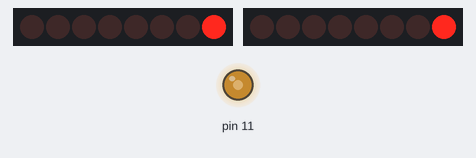
Bench run of a sketch on a simulated Arduino Uno, built with avr-gcc and run on an emulated ATmega328P. Shown: 2 × 8 port-expander outputs drawn as a row of LEDs (first output left, lit = HIGH), output pins drawn as LEDs (lit = HIGH). Wiring (inferred from the names in the program): PCF8574 port expander at I2C address 0x3C; PCF8574 port expander at I2C address 0x3D. Wiring (inferred from the signals the program sends): 2 × row of LEDs: on Q0, Q1, Q2, Q3, Q4, Q5, Q6, Q7 / on Q0, Q1, Q2, Q3, Q4, Q5, Q6, Q7.

Above: at 0.28 s.
At 9.48 s:
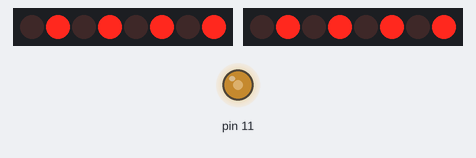
At 18.68 s:
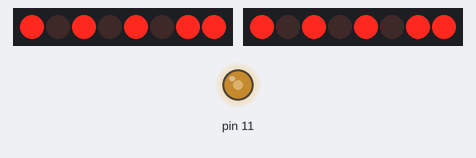
At 38.45 s:
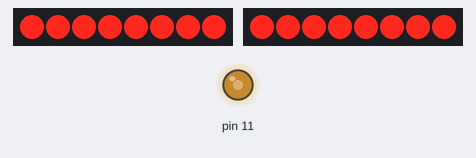
Timing chart, 0 to 40.0 s (numbered marks = the images above):
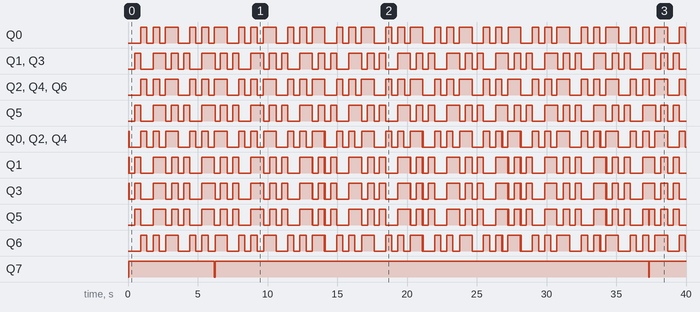

Measured:
- by itself, Q0: moves between LOW and HIGH, repeating every 3.5 s
- by itself, Q1, Q3, Q5: repeats every 3.5 s: LOW 0.88 s, HIGH 0.93 s, LOW 0.39 s, HIGH 0.49 s, LOW 0.39 s, HIGH 0.44 s
- by itself, Q2, Q4, Q6: repeats every 3.5 s: LOW 0.44 s, HIGH 0.47 s, LOW 0.41 s, HIGH 0.93 s, LOW 0.83 s, HIGH 0.44 s
- by itself, Q5: LOW → HIGH at 0.48 s, → LOW 0.44 s later, → HIGH 0.88 s later, → LOW 0.93 s later, … (84 changes in this stretch)
- by itself, Q6: LOW → HIGH at 0.92 s, → LOW 0.44 s later, → HIGH 0.44 s later, → LOW 0.44 s later, … (78 changes in this stretch)
- by itself, Q7: goes HIGH 6.1 s, LOW 0.06 s, HIGH 31.1 s, LOW 0.05 s, then HIGH

The sketch:

BE1801_LCD_LONG.ino
```cpp
// Becker Bavaria Proffesional C BE1801 LCD tester
// Pinout panel:
//          + SAFE LED . . NC
//        GND SAFE LED . . +12V backlight LED
//                 SDA . . -3.5V LCD negative power supply
//                 SCL . . GND LCD backlight LED
//   INT from Keyboard . . IR or Photodiode
//                 GND . . NC
//   Vref for Keyboard . . NC
//           +5V power . . +12V keyboard backlight LED

#include <Wire.h>

byte SmallLCD = 0x3D;
byte LongLCD = 0x3C;

byte x = 0;
byte y = 0;
byte z = 0;
short time = 400;


void setup() {
  Wire.begin();

  //////////////////////////////////////////////////////////////////////// initialization LCD
  Wire.beginTransmission(LongLCD);
  Wire.write(0xD5);
  Wire.write(0xFC);
  Wire.write(0xF0);
  Wire.write(0x60);
  Wire.endTransmission();

  Wire.beginTransmission(SmallLCD);
  Wire.write(0xD5);
  Wire.write(0xFC);
  Wire.write(0xF0);
  Wire.write(0x60);
  Wire.endTransmission();
  ////////////////////////////////////////////////////////////////////////
  analogWrite(11, 127);  //negative power supply for LCD see scheme
  ////////////////////////////////////////////////////////////////////////
}


void loop() {


  z++;
  if (z > 7) { z = 0; }

  if (z == 0) {
    x = 0b00000000;
    y = 0b00000000;
  }

  if (z == 1) {
    x = 0b01111111;
    y = 0b01111111;
  }

  if (z == 2) {
    x = 0b01010101;
    y = 0b00101010;
  }

  if (z == 3) {
    x = 0b00101010;
    y = 0b01010101;
  }

  if (z == 4) {
    x = 0b01111111;
    y = 0b00000000;
  }

  if (z == 5) {
    x = 0b00000000;
    y = 0b01111111;
  }

  if (z == 6) {
    x = 0b01010101;
    y = 0b01010101;
  }

  if (z == 7) {
    x = 0b00101010;
    y = 0b00101010;
  }


  //////////////////////////////////////////////////////////////////////// Long LCD wave

  Wire.beginTransmission(LongLCD);  //1
  Wire.write(0xE3);
  Wire.write(0x21);
  Wire.write(x);
  Wire.write(y);
  Wire.write(x);
  Wire.write(y);
  Wire.write(x);
  Wire.endTransmission();

  Wire.beginTransmission(LongLCD);  //2
  Wire.write(0xE3);
  Wire.write(0x1C);
  Wire.write(x);
  Wire.write(y);
  Wire.write(x);
  Wire.write(y);
  Wire.write(x);
  Wire.endTransmission();


  Wire.beginTransmission(LongLCD);  //3
  Wire.write(0xE3);
  Wire.write(0x17);
  Wire.write(x);
  Wire.write(y);
  Wire.write(x);
  Wire.write(y);
  Wire.write(x);
  Wire.endTransmission();

  Wire.beginTransmission(LongLCD);  //4
  Wire.write(0xE3);
  Wire.write(0x12);
  Wire.write(x);
  Wire.write(y);
  Wire.write(x);
  Wire.write(y);
  Wire.write(x);
  Wire.endTransmission();

  Wire.beginTransmission(LongLCD);  //5
  Wire.write(0xE3);
  Wire.write(0x0D);
  Wire.write(x);
  Wire.write(y);
  Wire.write(x);
  Wire.write(y);
  Wire.write(x);
  Wire.endTransmission();

  Wire.beginTransmission(LongLCD);  //6
  Wire.write(0xE3);
  Wire.write(0x08);
  Wire.write(x);
  Wire.write(y);
  Wire.write(x);
  Wire.write(y);
  Wire.write(x);
  Wire.endTransmission();

  Wire.beginTransmission(LongLCD);  //7
  Wire.write(0xE3);
  Wire.write(0x03);
  Wire.write(x);
  Wire.write(y);
  Wire.write(x);
  Wire.write(y);
  Wire.write(x);
  Wire.endTransmission();

  Wire.beginTransmission(LongLCD);  //8
  Wire.write(0xE2);
  Wire.write(0x26);
  Wire.write(x);
  Wire.write(y);
  Wire.write(x);
  Wire.write(y);
  Wire.write(x);
  Wire.endTransmission();

  Wire.beginTransmission(LongLCD);  //9
  Wire.write(0xE2);
  Wire.write(0x21);
  Wire.write(x);
  Wire.write(y);
  Wire.write(x);
  Wire.write(y);
  Wire.write(x);
  Wire.endTransmission();

  Wire.beginTransmission(LongLCD);  //10
  Wire.write(0xE2);
  Wire.write(0x1C);
  Wire.write(x);
  Wire.write(y);
  Wire.write(x);
  Wire.write(y);
  Wire.write(x);
  Wire.endTransmission();

  Wire.beginTransmission(LongLCD);  //11
  Wire.write(0xE2);
  Wire.write(0x17);
  Wire.write(x);
  Wire.write(y);
  Wire.write(x);
  Wire.write(y);
  Wire.write(x);
  Wire.endTransmission();

  Wire.beginTransmission(LongLCD);  //12
  Wire.write(0xE2);
  Wire.write(0x12);
  Wire.write(x);
  Wire.write(y);
  Wire.write(x);
  Wire.write(y);
  Wire.write(x);
  Wire.endTransmission();

  Wire.beginTransmission(LongLCD);  //13
  Wire.write(0xE2);
  Wire.write(0x0D);
  Wire.write(x);
  Wire.write(y);
  Wire.write(x);
  Wire.write(y);
  Wire.write(x);
  Wire.endTransmission();

  Wire.beginTransmission(LongLCD);  //14
  Wire.write(0xE2);
  Wire.write(0x08);
  Wire.write(x);
  Wire.write(y);
  Wire.write(x);
  Wire.write(y);
  Wire.write(x);
  Wire.endTransmission();

  Wire.beginTransmission(LongLCD);  //15
  Wire.write(0xE2);
  Wire.write(0x03);
  Wire.write(x);
  Wire.write(y);
  Wire.write(x);
  Wire.write(y);
  Wire.write(x);
  Wire.endTransmission();

  Wire.beginTransmission(LongLCD);  //16
  Wire.write(0xE1);
  Wire.write(0x26);
  Wire.write(x);
  Wire.write(y);
  Wire.write(x);
  Wire.write(y);
  Wire.write(x);
  Wire.endTransmission();

  Wire.beginTransmission(LongLCD);  //17
  Wire.write(0xE1);
  Wire.write(0x21);
  Wire.write(x);
  Wire.write(y);
  Wire.write(x);
  Wire.write(y);
  Wire.write(x);
  Wire.endTransmission();

  Wire.beginTransmission(LongLCD);  //18
  Wire.write(0xE1);
  Wire.write(0x1C);
  Wire.write(x);
  Wire.write(y);
  Wire.write(x);
  Wire.write(y);
  Wire.write(x);
  Wire.endTransmission();

  Wire.beginTransmission(LongLCD);  //19
  Wire.write(0xE1);
  Wire.write(0x17);
  Wire.write(x);
  Wire.write(y);
  Wire.write(x);
  Wire.write(y);
  Wire.write(x);
  Wire.endTransmission();

  Wire.beginTransmission(LongLCD);  //20
  Wire.write(0xE1);
  Wire.write(0x12);
  Wire.write(x);
  Wire.write(y);
  Wire.write(x);
  Wire.write(y);
  Wire.write(x);
  Wire.endTransmission();

  Wire.beginTransmission(LongLCD);  //21
  Wire.write(0xE1);
  Wire.write(0x0D);
  Wire.write(x);
  Wire.write(y);
  Wire.write(x);
  Wire.write(y);
  Wire.write(x);
  Wire.endTransmission();

  Wire.beginTransmission(LongLCD);  //22
  Wire.write(0xE1);
  Wire.write(0x08);
  Wire.write(x);
  Wire.write(y);
  Wire.write(x);
  Wire.write(y);
  Wire.write(x);
  Wire.endTransmission();

  Wire.beginTransmission(LongLCD);  //23
  Wire.write(0xE1);
  Wire.write(0x03);
  Wire.write(x);
  Wire.write(y);
  Wire.write(x);
  Wire.write(y);
  Wire.write(x);
  Wire.endTransmission();

  Wire.beginTransmission(LongLCD);  //24
  Wire.write(0xE0);
  Wire.write(0x26);
  Wire.write(x);
  Wire.write(y);
  Wire.write(x);
  Wire.write(y);
  Wire.write(x);
  Wire.endTransmission();

  Wire.beginTransmission(LongLCD);  //25
  Wire.write(0xE0);
  Wire.write(0x21);
  Wire.write(x);
  Wire.write(y);
  Wire.write(x);
  Wire.write(y);
  Wire.write(x);
  Wire.endTransmission();

  Wire.beginTransmission(LongLCD);  //26
  Wire.write(0xE0);
  Wire.write(0x1C);
  Wire.write(x);
  Wire.write(y);
  Wire.write(x);
  Wire.write(y);
  Wire.write(x);
  Wire.endTransmission();

  Wire.beginTransmission(LongLCD);  //27
  Wire.write(0xE0);
  Wire.write(0x17);
  Wire.write(x);
  Wire.write(y);
  Wire.write(x);
  Wire.write(y);
  Wire.write(x);
  Wire.endTransmission();

  Wire.beginTransmission(LongLCD);  //28
  Wire.write(0xE0);
  Wire.write(0x12);
  Wire.write(x);
  Wire.write(y);
  Wire.write(x);
  Wire.write(y);
  Wire.write(x);
  Wire.endTransmission();

  Wire.beginTransmission(LongLCD);  //29
  Wire.write(0xE0);
  Wire.write(0x0D);
  Wire.write(x);
  Wire.write(y);
  Wire.write(x);
  Wire.write(y);
  Wire.write(x);
  Wire.endTransmission();

  Wire.beginTransmission(LongLCD);  //30
  Wire.write(0xE0);
  Wire.write(0x08);
  Wire.write(x);
  Wire.write(y);
  Wire.write(x);
  Wire.write(y);
  Wire.write(x);
  Wire.endTransmission();

  //////////////////////////////////////////////////////////////////////// Small LCD wave 1 stroke

  Wire.beginTransmission(SmallLCD);  //1
  Wire.write(0xE1);
  Wire.write(0x02);
  Wire.write(x);
  Wire.write(y);
  Wire.write(x);
  Wire.write(y);
  Wire.write(x);
  Wire.endTransmission();

  Wire.beginTransmission(SmallLCD);  //2
  Wire.write(0xE0);
  Wire.write(0x24);
  Wire.write(x);
  Wire.write(y);
  Wire.write(x);
  Wire.endTransmission();
  Wire.beginTransmission(SmallLCD);
  Wire.write(0xE1);
  Wire.write(0x00);
  Wire.write(y);
  Wire.write(x);
  Wire.endTransmission();

  Wire.beginTransmission(SmallLCD);  //3
  Wire.write(0xE0);
  Wire.write(0x08);
  Wire.write(x);
  Wire.write(y);
  Wire.write(x);
  Wire.write(y);
  Wire.write(x);
  Wire.endTransmission();

  Wire.beginTransmission(SmallLCD);  //4
  Wire.write(0xE0);
  Wire.write(0x0D);
  Wire.write(x);
  Wire.write(y);
  Wire.write(x);
  Wire.write(y);
  Wire.write(x);
  Wire.endTransmission();

  Wire.beginTransmission(SmallLCD);  //5
  Wire.write(0xE0);
  Wire.write(0x13);
  Wire.write(x);
  Wire.write(y);
  Wire.write(x);
  Wire.write(y);
  Wire.write(x);
  Wire.endTransmission();

  Wire.beginTransmission(SmallLCD);  //6
  Wire.write(0xE0);
  Wire.write(0x19);
  Wire.write(x);
  Wire.write(y);
  Wire.write(x);
  Wire.write(y);
  Wire.write(x);
  Wire.endTransmission();

  Wire.beginTransmission(SmallLCD);  //7
  Wire.write(0xE0);
  Wire.write(0x1F);
  Wire.write(x);
  Wire.write(y);
  Wire.write(x);
  Wire.write(y);
  Wire.write(x);
  Wire.endTransmission();

  Wire.beginTransmission(SmallLCD);  //8
  Wire.write(0xE2);
  Wire.write(0x0E);
  Wire.write(x);
  Wire.write(y);
  Wire.write(x);
  Wire.write(y);
  Wire.write(x);
  Wire.endTransmission();

  //////////////////////////////////////////////////////////////////////// Small LCD wave 2 stroke
  Wire.beginTransmission(SmallLCD);  //1
  Wire.write(0xE1);
  Wire.write(0x07);
  Wire.write(x);
  Wire.write(y);
  Wire.write(x);
  Wire.write(y);
  Wire.write(x);
  Wire.endTransmission();

  Wire.beginTransmission(SmallLCD);  //2
  Wire.write(0xE1);
  Wire.write(0x0D);
  Wire.write(x);
  Wire.write(y);
  Wire.write(x);
  Wire.write(y);
  Wire.write(x);
  Wire.endTransmission();


  Wire.beginTransmission(SmallLCD);  //3
  Wire.write(0xE1);
  Wire.write(0x13);
  Wire.write(x);
  Wire.write(y);
  Wire.write(x);
  Wire.write(y);
  Wire.write(x);
  Wire.endTransmission();


  Wire.beginTransmission(SmallLCD);  //4
  Wire.write(0xE1);
  Wire.write(0x19);
  Wire.write(x);
  Wire.write(y);
  Wire.write(x);
  Wire.write(y);
  Wire.write(x);
  Wire.endTransmission();


  Wire.beginTransmission(SmallLCD);  //5
  Wire.write(0xE1);
  Wire.write(0x1F);
  Wire.write(x);
  Wire.write(y);
  Wire.write(x);
  Wire.write(y);
  Wire.write(x);
  Wire.endTransmission();


  Wire.beginTransmission(SmallLCD);  //6
  Wire.write(0xE1);
  Wire.write(0x25);
  Wire.write(x);
  Wire.write(y);
  Wire.write(x);
  Wire.write(y);
  Wire.write(x);
  Wire.endTransmission();


  Wire.beginTransmission(SmallLCD);  //7
  Wire.write(0xE2);
  Wire.write(0x03);
  Wire.write(x);
  Wire.write(y);
  Wire.write(x);
  Wire.write(y);
  Wire.write(x);
  Wire.endTransmission();


  Wire.beginTransmission(SmallLCD);  //8
  Wire.write(0xE2);
  Wire.write(0x09);
  Wire.write(x);
  Wire.write(y);
  Wire.write(x);
  Wire.write(y);
  Wire.write(x);
  Wire.endTransmission();

  digitalWrite(LED_BUILTIN, LOW);
  delay(time);
  digitalWrite(LED_BUILTIN, HIGH);
}
```
